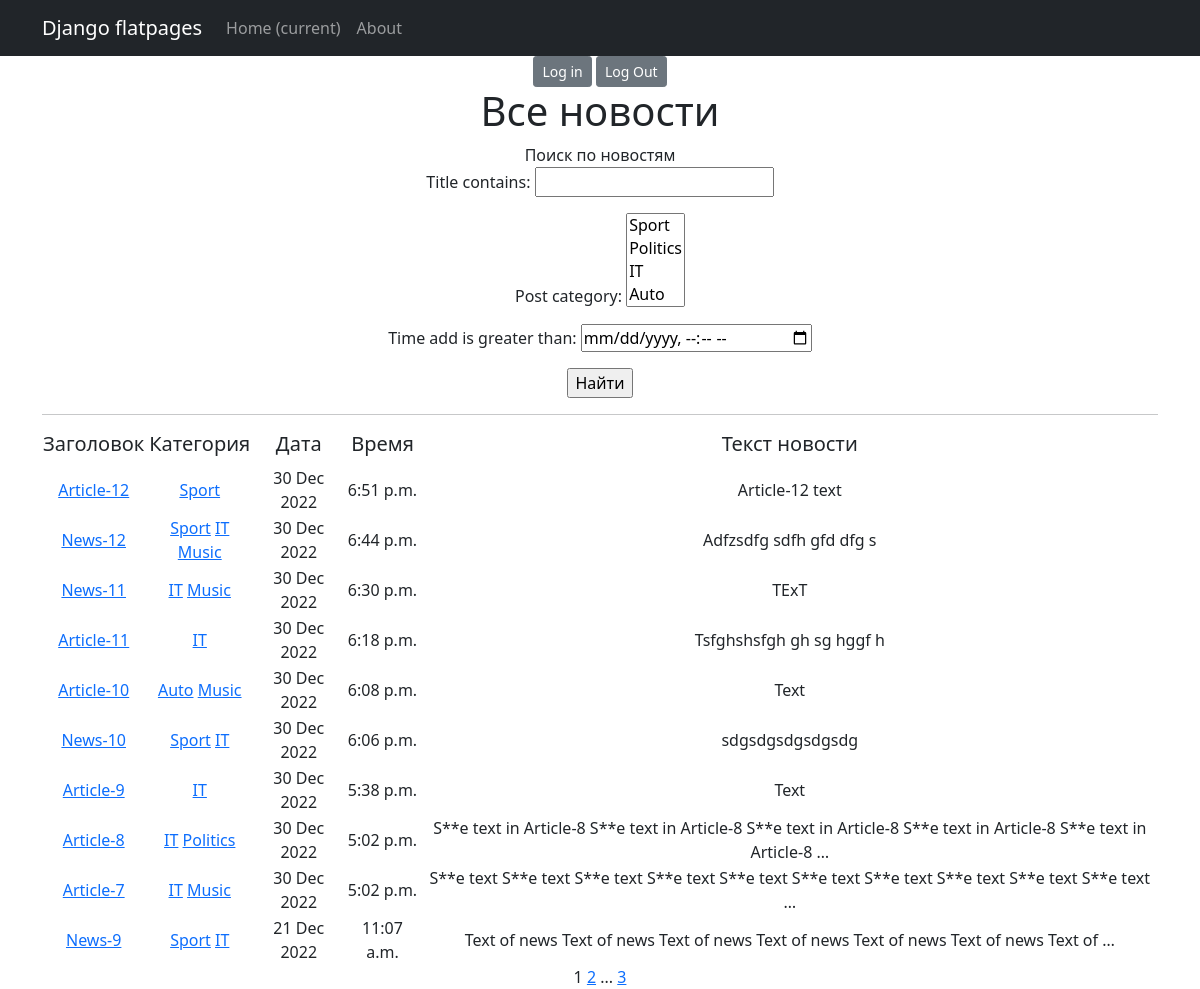
Page /news/ on the committed database.
### news/models.py (models this page shows, shortened)
class Post(models.Model):
    authorP = models.ForeignKey(Author, on_delete=models.CASCADE)
    articles = "AR"
    news = "NW"
    CATEGORY_TYPES = [
        (articles, 'Статья'),
        (news, 'Новость')
    ]
    category_type = models.CharField(max_length=2, choices=CATEGORY_TYPES, default=news)
    time_add = models.DateTimeField(auto_now_add=True)
    post_category = models.ManyToManyField(Category, through='PostCategory')
    title = models.CharField(max_length=255)
    text = models.TextField()
    rating = models.IntegerField(default=0)
    def get_absolute_url(self):
        return reverse('news_detail', args=[str(self.id)])

class Category(models.Model):
    name = models.CharField(max_length=127, unique=True)
    subscribers = models.ManyToManyField(User, through='SubscribeCategory')
    def __str__(self):
        return f'{self.name}'

### news/views.py (the view)
# urls.py: path('', NewsList.as_view(), name='news'),
class NewsList(ListView):
    model = Post
    ordering = '-time_add'
    template_name = 'news.html'
    context_object_name = 'news'
    paginate_by = 10
    def get_queryset(self):
        queryset = super().get_queryset()
        self.filterset = PostFilter(self.request.GET, queryset)
        return self.filterset.qs
    def get_context_data(self, **kwargs):
        context = super().get_context_data(**kwargs)
        context['filterset'] = self.filterset
        return context

### news/templatetags/custom_tags.py (called while the page is built)
@register.simple_tag(takes_context=True)
def url_replace(context, **kwargs):
    d = context['request'].GET.copy()
    for k, v in kwargs.items():
        d[k] = v
    return d.urlencode()

### news/templatetags/d36_filters.py (called while the page is built)
@register.filter()
def censor(txt):
    replace_list = ['some', 'news-1']
    if not isinstance(txt, str):
        raise TypeError(f'invalid object type for censorship')
    else:
        for word in txt.split(" "):
            if word.lower() in replace_list:
                txt = txt.replace(word, f'{word[0]}{"*"*(len(word)-2)}{word[-1]}')
    return txt

### templates/news.html (shortened to what this page needs)
{% extends 'flatpages/default.html' %}
{% load d36_filters %}
{% load custom_tags %}
{% block content %}
<a href="/accounts/login" class="btn btn-secondary btn-sm">Log in</a>
<a href="/accounts/logout" class="btn btn-secondary btn-sm">Log Out</a>
<h1>Все новости</h1>
<tr> Поиск по новостям</tr>
   <form action="" method="get">
       {{ filterset.form.as_p }}
       <input type="submit" value="Найти" />
   </form>
   <hr>
   {% if news %}
       <table>
           <tr>
               <td><h5>Заголовок</h5></td>
               <td><h5>Категория</h5></td>
               <td><h5>Дата</h5></td>
               <td><h5>Время</h5></td>
               <td><h5>Текст новости</h5></td>
           </tr>
           {% for n in news %}
           <tr>
               <td><a href="{{n.get_absolute_url}}">{{ n.title|censor }}</a></td>
               <td>{% for cat in n.post_category.all %}
                    <a href="{% url 'category_list' cat.id %}">{{ cat.name }}</a>
                    {% endfor %}</td>
               <td>{{ n.time_add|date:'d M Y' }}</td>
               <td>{{ n.time_add|time }}</td>
               <td>{{ n.text|truncatewords:20|censor }}</td>
           </tr>
           {% endfor %}
       </table>
   {% else %}
       <h2>Новостей нет!</h2>
   {% endif %}
   {{ page_obj.number }}
   {% if page_obj.has_next %}
       <a href="?{% url_replace page=page_obj.next_page_number %}">{{ page_obj.next_page_number }}</a>
       {% if paginator.num_pages != page_obj.next_page_number %}
           ...
           <a href="?{% url_replace page=page_obj.paginator.num_pages %}">{{ page_obj.paginator.num_pages }}</a>
       {% endif %}
   {% endif %}
{% endblock content %}

### templates/flatpages/default.html (shortened to what this page needs)
<!DOCTYPE html>
<html lang="en">
    <head>
        {% load static %}
        <link href="{% static 'css/styles.css' %}" rel="stylesheet" />
    </head>
    <body>
        <nav class="navbar navbar-expand-lg navbar-dark bg-dark static-top">
           <div class="container">
               <a class="navbar-brand" href="#">Django flatpages</a>
               <div class="collapse navbar-collapse" id="navbarResponsive">
                   <ul class="navbar-nav ml-auto">
                       <li class="nav-item active">
                           <a class="nav-link" href="#">Home
                               <span class="sr-only">(current)</span>
                           </a>
                       </li>
                       <li class="nav-item">
                           <a class="nav-link" href="/news/">About</a>
                       </li>
                   </ul>
               </div>
           </div>
        </nav>
        <div class="container">
           <div class="row">
               <div class="col-lg-12 text-center">
                   {% block content %}{% endblock content %}
               </div>
           </div>
        </div>
    </body>
</html>

### rows in the picture
Post: title|censor "Article-12", time_add "30 Dec 2022", time_add "6:51 p.m.", text|censor "Article-12 text"
Category: name "Sport"
Post: title|censor "News-12", time_add "30 Dec 2022", time_add "6:44 p.m.", text|censor "Adfzsdfg sdfh gfd dfg s"
Category: name "IT"
Category: name "Music"
Post: title|censor "News-11", time_add "30 Dec 2022", time_add "6:30 p.m.", text|censor "TExT"
Post: title|censor "Article-11", time_add "30 Dec 2022", time_add "6:18 p.m.", text|censor "Tsfghshsfgh gh sg hggf h"
Post: title|censor "Article-10", time_add "30 Dec 2022", time_add "6:08 p.m.", text|censor "Text"
Category: name "Auto"
Post: title|censor "News-10", time_add "30 Dec 2022", time_add "6:06 p.m.", text|censor "sdgsdgsdgsdgsdg"
Post: title|censor "Article-9", time_add "30 Dec 2022", time_add "5:38 p.m.", text|censor "Text"
Post: title|censor "Article-8", time_add "30 Dec 2022", time_add "5:02 p.m.", text|censor "S**e text in Article-8 S**e text in Article-8 S**e text in Article-8 S**e text in Article-8 S**e text in Article-8 …"
Category: name "Politics"
Post: title|censor "Article-7", time_add "30 Dec 2022", time_add "5:02 p.m.", text|censor "S**e text S**e text S**e text S**e text S**e text S**e text S**e text S**e text S**e text S**e text …"
Post: title|censor "News-9", time_add "21 Dec 2022", time_add "11:07 a.m.", text|censor "Text of news Text of news Text of news Text of news Text of news Text of news Text of …"

### other values in the picture
{{ page_obj.number }} "1"
{{ page_obj.next_page_number }} "2"
{{ page_obj.paginator.num_pages }} "3"
